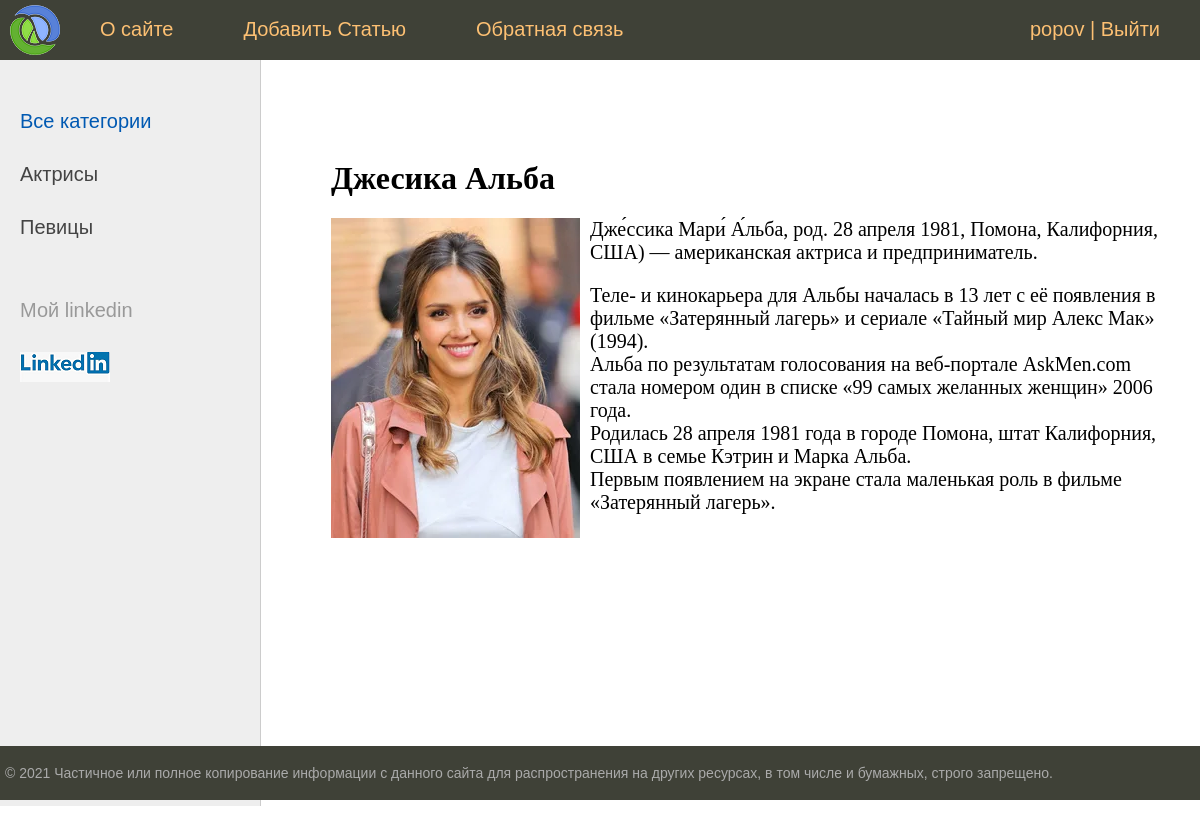
The app's page /post/dzhesika-alba/ (signed in) with its own data.
### women/models.py (models this page shows, shortened)
class Category(models.Model):
    name = models.CharField(max_length=100, db_index=True, verbose_name='Категория')
    slug = models.SlugField(max_length=255, unique=True, db_index=True, verbose_name='URL')
    def get_absolute_url(self):
        return reverse('category', kwargs={'cat_slug': self.slug})
    class Meta:
        verbose_name = 'Категория'
        verbose_name_plural = 'Категории'
        ordering = ['id']

class Women(models.Model):
    title = models.CharField(max_length=255, verbose_name='Заголовок')
    slug = models.SlugField(max_length=255, unique=True, db_index=True,verbose_name='URL')
    content = models.TextField(blank=True, verbose_name='Текст статьи')
    photo = models.ImageField(upload_to="photos/%Y/%m/%d/",verbose_name='Фото')
    time_create = models.DateTimeField(auto_now_add=True, verbose_name='Время создания')
    time_update = models.DateTimeField(auto_now=True, verbose_name='Время изменения')
    is_published = models.BooleanField(default=True, verbose_name='Публикация')
    cat = models.ForeignKey('Category', on_delete=models.PROTECT, verbose_name='Категории')
    def __str__(self):
        return self.title
    class Meta:
        verbose_name = 'Известные женщины'
        verbose_name_plural = 'Известные женщины'
        ordering = ['-time_create', 'title']

### women/views.py (the view)
# urls.py: path('post/<slug:post_slug>/', ShowPost.as_view(), name='post'),
class ShowPost(DataMixin, DetailView):
    model = Women
    template_name = 'women/post.html'
    slug_url_kwarg = 'post_slug'
    context_object_name = 'post'
    def get_context_data(self, *, object_list=None, **kwargs):
        context = super().get_context_data(**kwargs)
        c_def = self.get_user_context(title=context['post'])
        return dict(list(context.items()) + list(c_def.items()))

### women/utils.py (called while the page is built)
    def get_user_context(self, **kwargs):
        context = kwargs
        cats = Category.objects.all()
        user_menu = menu.copy()
        if not self.request.user.is_authenticated:
            user_menu.pop(1)
        context['menu'] = user_menu
        context['cats'] = cats
        if 'cat_selected' not in context:
            context['cat_selected'] = 0
        return context

### women/templates/women/post.html
{% extends 'women/base.html' %}
{% block content %}
<h1> {{post.title}}</h1>
{% if post.photo %}
<p><img class="img-article-left" src="{{post.photo.url}}"></p>
{% endif %}
{{post.content|linebreaks}}
{% endblock %}

### women/templates/women/base.html (shortened to what this page needs)
{% load static %}
{% load women_tags %}
<!DOCTYPE html>
<html>
<head>
	<link type="text/css" href="{% static 'women/css/styles.css' %}" rel="stylesheet" />
</head>
<body>
<table class="table-page" border=0 cellpadding="0" cellspacing="0">
<tr><td valign=top>
{% block mainmenu %}
		<div class="header">
			<ul id="mainmenu" class="mainmenu">
			<li class="logo"><a href="{% url 'home' %}"><div class="logo"></div></a></li>
{% for m in menu %}
			<li><a href="{% url m.url_name %}">{{m.title}}</a></li>
{% endfor %}
				{% if request.user.is_authenticated %}
				<li class="last"> {{user.username}} | <a href="{% url 'logout' %}"> Выйти</a> </li>
				{% else %}
				<li class="last"><a href="{% url 'register' %}"> Регистрация</a> | <a href="{% url 'login' %}">Войти</a></li>
				{% endif %}
			</ul>
		</div>
{% endblock mainmenu %}
<table class="table-content" border=0 cellpadding="0" cellspacing="0">
<tr>
	<td valign="top" class="left-chapters">
	<ul id="leftchapters">
{% if cat_selected == 0 %}
		<li class="selected"> Все категории</li>
{% else %}
		<li><a href="{% url 'home' %}">Все категории</a> </li>
{% endif %}
{% for c in cats %}
	{% if c.pk == cat_selected %}
		<li class="selected">{{c.name}}</li>
	{% else %}
		<li><a href="{{ c.get_absolute_url }}">{{c.name}}</a></li>
	{% endif %}
{% endfor %}
		<li class="share">
		<p> Мой linkedin </p>
		<a class="share-yt" href="https://www.linkedin.com/in/роман-попов-1b6368241/" target="_blank" rel="nofollow"></a>
		</li>
	</ul>
</td>
<td valign="top" class="content">
	<div class="content-text">
{% block content %}
{% endblock %}
	</div>
</td></tr></table>
</td></tr>
<tr><td valign=top>
	<div id="footer">
		<p>&copy; 2021 Частичное или полное копирование информации с данного сайта для распространения на других ресурсах, в том числе и бумажных, строго запрещено.</p>
	</div>
</td></tr></table>
</body>
</html>

### women/static/women/css/styles.css (style rules this page uses)
html, body { font-family: 'Arial'; margin: 0; padding: 0; height: 100%; width: 100%; color: #444; }
a { color: #0059b2; text-decoration: none; }
img { max-width: 600px; height: auto; }
img.img-article-left { max-width: 300px; height: auto; float: left; padding: 0 10px 10px 0; }
.table-page { width: 100%; height: 100%; vertical-align: top; }
.table-page tr { height: 100%; }
.header { background: #3F4137; height: 60px; }
.logo { background: url('../images/logo.png') no-repeat 10px 5px; width: 70px; height: 60px; }
ul.mainmenu { list-style: none; margin: 0; padding: 0; height: 60px; color: #fdc073; font-size: 20px; overflow: hidden; }
ul.mainmenu li { float: left; margin: 18px 40px 0 30px; }
ul.mainmenu li.logo { margin: 0; }
ul.mainmenu li.last { float: right; }
ul.mainmenu li a { color: #fdc073; text-decoration: none; }
.table-content { width: 100%; min-height: 100%; height: 100%; }
.left-chapters { margin: 0; background: #eee; border-right: 1px solid #ccc; min-height: 100%; }
.left-chapters ul { width: 230px; min-height: 100%; margin: 0; padding: 20px 10px 10px 20px; list-style: none; font-size: 20px; }
.left-chapters ul li { margin: 30px 0 0 0; color: #999; }
.left-chapters ul li.selected { color: #0059b2; }
.left-chapters ul li a { color: #444; text-decoration: none; }
.left-chapters ul li.share { margin: 60px 0 0 0; }
.left-chapters ul li.share p { margin: 30px 0 30px 0; }
.left-chapters ul li.share a { display: inline-block; width: 40px; height: 40px; margin: 0 20px 0 0; }
.left-chapters ul li.share a.share-yt { width: 100%; height: 30px; background: url('../images/linkedin.png') no-repeat 0 -15px }
.content { padding: 40px 20px 20px 40px; width: 100%; box-sizing: border-box; }
.content-text { margin: 60px 0 0 30px; color: #000; font-size: 20px; font-family: Yandex Sans Display Light; }
.content-text h1 { font-size: 32px; }
#footer { box-sizing: border-box; background: #3F4137; padding: 5px; color: #aaa; font-size: 14px; font-family: Verdana, Geneva, Arial, Helvetica; text-align: left; overflow: hidden; }

### records on screen
Category: name "Актрисы"
Category: name "Певицы"
Women: title "Джесика Альба", photo (picture), content "Дже́ссика Мари́ А́льба, род. 28 апреля 1981, Помона, Калифорния, США) — американская актриса и предприниматель. Теле- и кинокарьера для Альбы началась в 13 лет с её появления в фильме «Затерянный лагерь» и сериале «Тайный мир Алекс Мак» (1994). Альба по результатам голосования на веб-портале AskMen.com стала номером один в списке «99 самых желанных женщин» 2006 года. Родилась 28 апреля 1981 года в городе Помона, штат Калифорния, США в семье Кэтрин и Марка Альба. Первым появлением на экране стала маленькая роль в фильме «Затерянный лагерь»."

### other values on screen
{{ m.title }} "О сайте" "Добавить Статью" "Обратная связь"
{{ user.username }} "popov"
